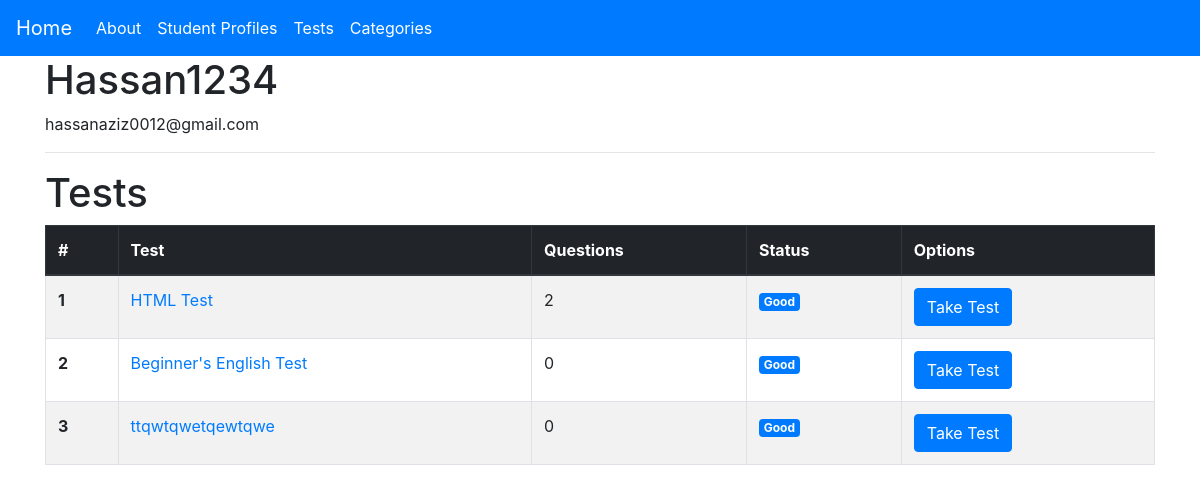
The page /profile/Hassan1234 on the database as committed earlier.
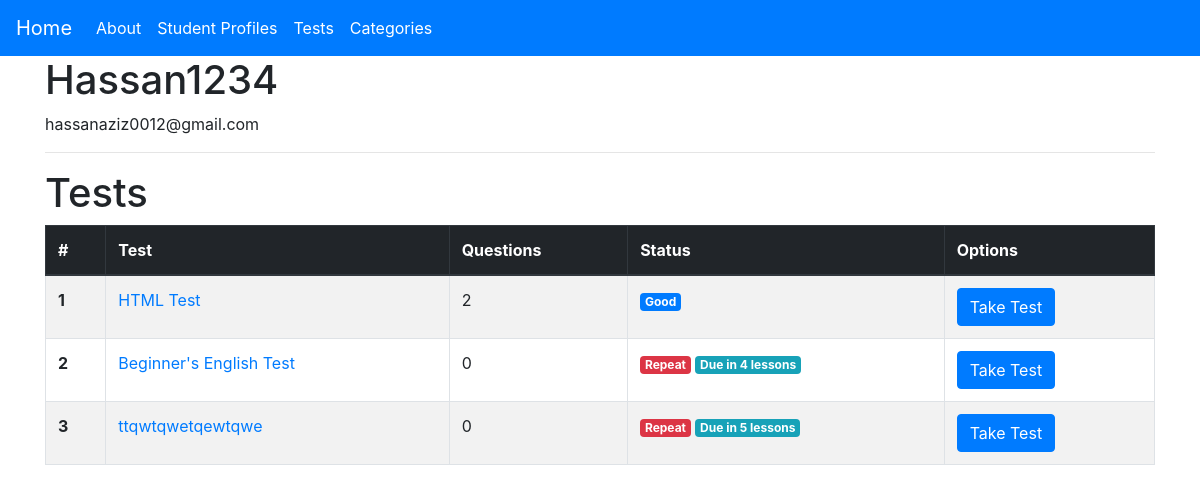
The same page on the database as committed later.
### main/models.py (models this page shows, shortened)
class Test(models.Model):
    test_name = models.CharField(max_length=100)
    test_directions = models.TextField(null=True)
    test_status_new = models.ManyToManyField('StudentProfile', related_name='test_status_new')
    test_status_good = models.ManyToManyField('StudentProfile', related_name='test_status_good')
    test_status_repeat = models.ManyToManyField('StudentProfile', related_name='test_status_repeat')
    test_repeat_due = models.IntegerField(default=6)
    test_status_due = models.ManyToManyField('StudentProfile', related_name='test_status_due')
    test_order = models.IntegerField(default=0)
    supporting_material = models.CharField(max_length=500, null=True)
    category = models.ForeignKey(Category, on_delete=models.CASCADE, null=True, related_name='category', blank=True)

### main/views.py (the view)
# urls.py: path('profile/<str:profile_username>', views.profile, name='profile'),
def profile(request, profile_username):
    profile = StudentProfile.objects.filter(username=profile_username).first()
    tests = Test.objects.all()
    questions = Question.objects.all()
    context = {
        'title': profile.username + ' - Profile',
        'profile': profile,
        'tests': tests,
        'questions': questions,
    }
    return render(request, 'main/profile.html', context=context)

### main/templatetags/tags.py (called while the page is built)
@register.simple_tag(name='filter_questions_per_test')
def filter_questions_per_test(questions, test_id):
    questions_per_test = questions.filter(test=test_id)
    length_of_questions = len(questions_per_test)
    return length_of_questions

### main/templates/main/profile.html
{% extends 'main/base.html' %}
{% load tags %}
{% block content %}
<h1>{{profile.username}}</h1>
<p>{{profile.email}}</p>
<hr>
<h1>Tests</h1>
<table class="table table-bordered table-striped">
    <thead class="thead-dark">
        <tr>
            <th scope="col">#</th>
            <th scope="col">Test</th>
            <th scope="col">Questions</th>
            <th scope="col">Status</th>
            <th scope="col">Options</th>
        </tr>
    </thead>
    <tbody>
        {% for test in tests %}
            <tr>
                <th scope="row">{{forloop.counter}}</th>
                <td>
                    <a href="{% url 'test' test.id %}">
                        {{test.test_name}}
                    </a>
                </td>
                <td>{%filter_questions_per_test questions test.id%}</td>
                <td>
                    {% if profile in test.test_status_new.all %}
                        <span class="badge badge-success">New</span>
                    {% elif profile in test.test_status_good.all %}
                        <span class="badge badge-primary">Good</span>
                    {% elif profile in test.test_status_repeat.all %}
                        <span class="badge badge-danger">Repeat</span>
                        <span class="badge badge-info">Due in {{test.test_repeat_due}} lessons</span>
                    {% elif test.test_status_due %}
                        <span class="badge badge-warning">Due</span>
                    {% else %}
                        <span class="badge badge-secondary">Status Unknown</span>
                    {% endif %}
                </td>
                <td>
                    <a href="{% url 'take-test' test_id=test.id profile_id=profile.id %}">
                        <button class="btn btn-primary">Take Test</button>
                    </a>
                </td>
            </tr>
        {%endfor%}
    </tbody>
</table>
{% endblock content %}

Rows that differ between the two databases and show on the page:
shown differently, row unchanged: Test "Beginner's English Test": test_repeat_due (not shown) → "4"; text "Good" → "Repeat Due in lessons"
changed Test "ttqwtqwetqewtqwe": test_repeat_due (not shown) → "5"; text "Good" → "Repeat Due in lessons"
